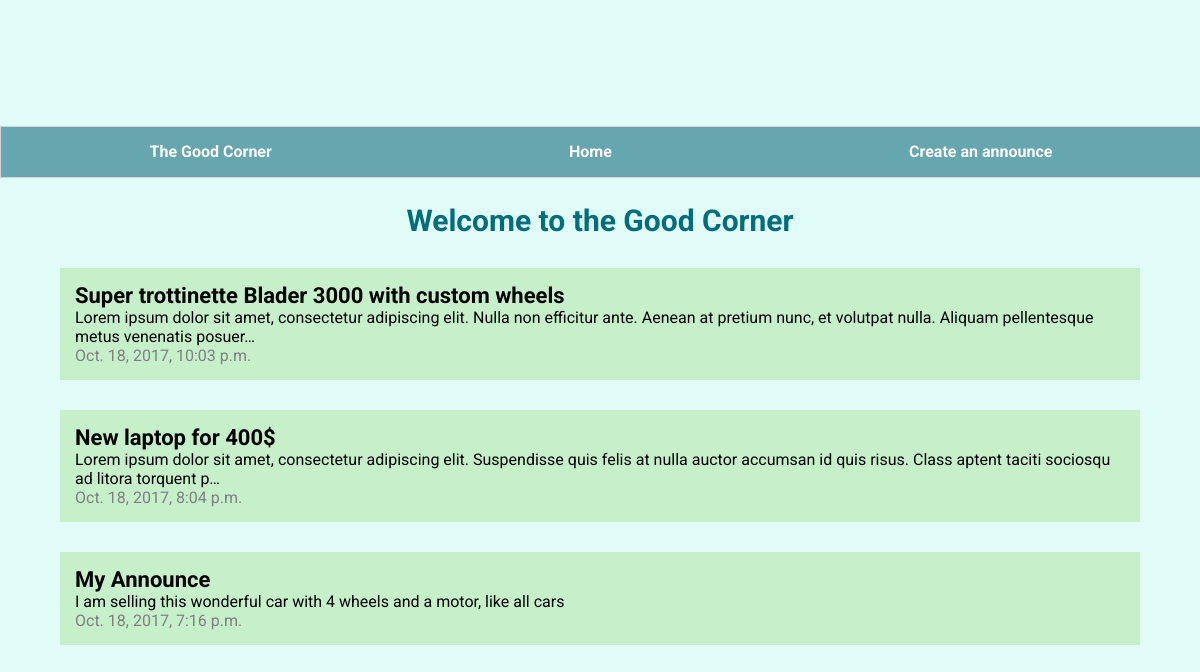
The page / on the database its author committed.
### goodcorner/models.py (models this page shows, shortened)
class Announce(models.Model):
    title = models.CharField(max_length=100)
    description = models.CharField(max_length=2000)
    creation_date = models.DateTimeField()
    user = models.ForeignKey(User, on_delete=models.CASCADE)
    hashurl = models.UUIDField(default=uuid.uuid4, editable=False)

### goodcorner/views.py (the view)
# urls.py: url(r'^$', views.HomeView.as_view(), name='home'),
class HomeView(ListView):
    template_name = 'goodcorner/home.html'
    context_object_name = 'announce_list'
    def get_queryset(self):
        return Announce.objects.order_by('-creation_date')

### goodcorner/templates/goodcorner/home.html
{% extends "goodcorner/header.html" %}
{% block content %}
<div class="welcome">Welcome to the Good Corner</div>
{% if announce_list %}
<ul class="announce-container">
{% for announce in announce_list %}
    <li class="announce">
        <a href="{% url 'goodcorner:announce' announce.id %}">
            <span class="announce-title">{{ announce.title }}</span>
             <br/>
             <span class="announce-description">{{ announce.description |truncatechars:170}}</span>
             <br/>
             <span class="announce-date">{{ announce.creation_date }}</span>
        </a>
    </li>
{% endfor %}
</ul>
{% else %}
<p>No announces available yet</p>
{% endif %}
{% endblock %}

### goodcorner/templates/goodcorner/header.html (shortened to what this page needs)
{% load static %}
<head>
    <link rel="stylesheet" type="text/css" href="{% static 'goodcorner/style.css' %}"/>
</head>
<body>
    <div class="nav-bar">
        <a class="brand" href="{% url 'goodcorner:home' %}">The Good Corner</a>
        <a class="home" href="{% url 'goodcorner:home' %}">Home</a>
        <a class="create" href="{% url 'goodcorner:create' %}">Create an announce</a>
    </div>
    <div class="content">
        {% block content %}{% endblock%}
    </div>
</body>

### goodcorner/static/goodcorner/style.css (style rules this page uses)
body { margin: 0px; font-family: 'Roboto', sans-serif; text-decoration: none; align-content: center; align-items: center; justify-content: center; background-color: #e1fdf7; }
a { all: unset; }
ul { list-style-type: none; padding: 0px; }
.nav-bar { display: flex; flex-direction: row; justify-content: space-around; align-items: center; border: solid 1px lightgray; width: 100%; height: 50px; background-color: #66a6ae; font-weight: bold; color: white; }
.content { padding-left: 10px; padding-right: 10px; padding-top: 5px; }
.welcome { margin-top: 10px; padding-top: 10px; width: 100%; text-align: center; color: #006d7c; font-size: 30px; font-weight: bold; }
.announce-container { margin: 20px; }
.announce { display: flex; padding: 15px; margin: 30px; background-color: #c5f0c9; }
.announce-title { font-size: 22px; font-weight: bold; margin-bottom: 10px; }
.announce-date { color: gray; }

### rows shown on the page
Announce: title "Super trottinette Blader 3000 with custom wheels", description "Lorem ipsum dolor sit amet, consectetur adipiscing elit. Nulla non efficitur ante. Aenean at pretium nunc, et volutpat nulla. Aliquam pellentesque metus venenatis posuer…", creation_date "Oct. 18, 2017, 10:03 p.m."
Announce: title "New laptop for 400$", description "Lorem ipsum dolor sit amet, consectetur adipiscing elit. Suspendisse quis felis at nulla auctor accumsan id quis risus. Class aptent taciti sociosqu ad litora torquent p…", creation_date "Oct. 18, 2017, 8:04 p.m."
Announce: title "My Announce", description "I am selling this wonderful car with 4 wheels and a motor, like all cars", creation_date "Oct. 18, 2017, 7:16 p.m."
